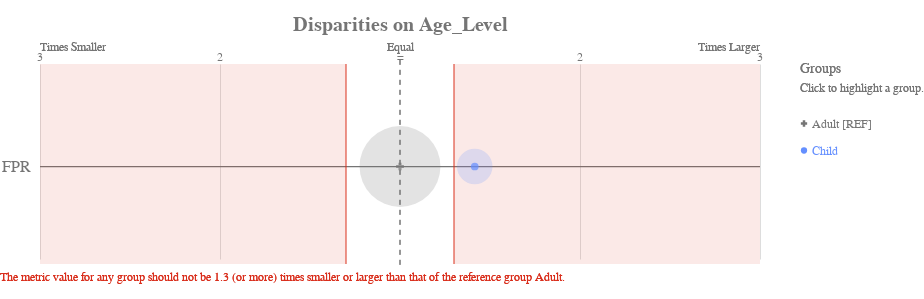

The notebook cell this image was saved under:
### Code cell
dfAequitas['score'] = kn.predict(X_test)

# get_crosstabs returns a dataframe of the group counts and group value bias metrics.
xtab, _ = g.get_crosstabs(dfAequitas, attr_cols=attributes_to_audit)
bdf = b.get_disparity_predefined_groups(xtab, original_df=dfAequitas, ref_groups_dict=attributes_and_reference_groups)

ap.disparity(bdf, metrics, 'Age_Level', fairness_threshold = disparity_tolerance)

### Figure 1 — Vega-Lite specification as saved in the notebook (floating-point values rounded to 4 significant figures)
{"config": {"view": {"continuousWidth": 400, "continuousHeight": 300, "strokeWidth": 0}, "axisLeft": {"labelColor": "rgb(117,117,117)", "labelFont": "Arial", "labelFontSize": 16}, "title": {"align": "center", "baseline": "middle", "color": "rgb(117,117,117)", "font": "Arial", "fontSize": 20, "fontWeight": "bold"}}, "layer": [{"data": {"name": "data-38121450c6697f570e9bf3f18efe866c"}, "mark": {"type": "rule", "stroke": "rgb(117,117,117)", "strokeWidth": 1.25, "tooltip": ""}, "encoding": {"x": {"type": "quantitative", "field": "x", "scale": {"domain": [-2, 2], "range": [40.0, 760.0]}}, "x2": {"field": "x2"}, "y": {"type": "nominal", "axis": {"domain": false, "labelAngle": 0, "labelPadding": -30, "orient": "left", "ticks": false, "title": ""}, "field": "metric", "scale": {"domain": ["FPR"], "range": [30, 225.0]}}}}, {"data": {"name": "data-79dd248bdaa0ea02c535240e8ad022c8"}, "mark": {"type": "rule", "stroke": "rgb(117,117,117)", "strokeDash": [5, 5], "strokeWidth": 1}, "encoding": {"tooltip": {"value": "Adult [REF]"}, "x": {"value": 400.0}, "y": {"value": 20.83}, "y2": {"value": 229.2}}}, {"data": {"name": "data-c233327f4cd9b4c2df31bf8015c83e4a"}, "mark": {"type": "text", "align": "center", "color": "rgb(117,117,117)", "font": "Arial", "fontSize": 12, "fontWeight": "normal", "tooltip": ""}, "encoding": {"text": {"type": "nominal", "field": "label"}, "x": {"type": "quantitative", "field": "value", "scale": {"domain": [-2, 2], "range": [40.0, 760.0]}}, "y": {"value": 17.5}}}, {"layer": [{"mark": {"type": "text", "align": "left", "fill": "rgb(117,117,117)", "font": "Arial", "fontSize": 12, "fontWeight": "normal", "tooltip": ""}, "encoding": {"text": {"value": "Times Smaller"}, "x": {"value": 40.0}, "y": {"value": 7.5}}}, {"mark": {"type": "text", "align": "right", "fill": "rgb(117,117,117)", "font": "Arial", "fontSize": 12, "fontWeight": "normal", "tooltip": ""}, "encoding": {"text": {"value": "Times Larger"}, "x": {"value": 760.0}, "y": {"value": 7.5}}}, {"mark": {"type": "text", "align": "center", "fill": "rgb(117,117,117)", "font": "Arial", "fontSize": 12, "fontWeight": "normal", "tooltip": ""}, "encoding": {"text": {"value": "Equal"}, "x": {"value": 400.0}, "y": {"value": 7.5}}}], "data": {"name": "data-79dd248bdaa0ea02c535240e8ad022c8"}}, {"layer": [{"mark": {"type": "rule", "opacity": 0.8, "stroke": "rgb(217, 46, 28)", "strokeWidth": 1.25, "tooltip": ""}, "encoding": {"x": {"type": "quantitative", "field": "min", "scale": {"domain": [-2, 2], "range": [40.0, 760.0]}}, "y": {"value": 25.0}, "y2": {"value": 225.0}}}, {"mark": {"type": "rule", "opacity": 0.8, "stroke": "rgb(217, 46, 28)", "strokeWidth": 1.25, "tooltip": ""}, "encoding": {"x": {"type": "quantitative", "field": "max", "scale": {"domain": [-2, 2], "range": [40.0, 760.0]}}, "y": {"value": 25.0}, "y2": {"value": 225.0}}}, {"layer": [{"mark": {"type": "rect", "fill": "rgb(217, 46, 28)", "opacity": 0.1, "tooltip": ""}, "encoding": {"x": {"type": "quantitative", "field": "min", "scale": {"domain": [-2, 2], "range": [40.0, 760.0]}}, "x2": {"field": "lower_end"}, "y": {"value": 25.0}, "y2": {"value": 225.0}}}, {"mark": {"type": "rect", "fill": "rgb(217, 46, 28)", "opacity": 0.1, "tooltip": ""}, "encoding": {"x": {"type": "quantitative", "field": "max", "scale": {"domain": [-2, 2], "range": [40.0, 760.0]}}, "x2": {"field": "upper_end"}, "y": {"value": 25.0}, "y2": {"value": 225.0}}}]}, {"data": {"name": "data-79dd248bdaa0ea02c535240e8ad022c8"}, "mark": {"type": "text", "align": "left", "baseline": "top", "fill": "rgb(217, 46, 28)", "font": "Arial", "fontSize": 12, "fontWeight": "normal", "tooltip": ""}, "encoding": {"text": {"value": "The metric value for any group should not be 1.3 (or more) times smaller or larger than that of the reference group Adult."}, "x": {"value": 0}, "y": {"value": 233.3}}}], "data": {"name": "data-68125cfc4fc9557defd07e8d14c561c8"}}, {"layer": [{"mark": "circle"}, {"data": {"name": "data-0b025cc63d1dbed7182f27fee1c40f86"}, "mark": {"type": "circle", "opacity": 0.2}, "encoding": {"color": {"condition": {"type": "nominal", "field": "attribute_value", "legend": null, "scale": {"domain": ["Adult", "Child"], "range": ["rgb(117,117,117)", "rgb(100, 143, 255)", "rgb(254, 97, 0)", "rgb(220, 38, 127)", "rgb(255, 176, 0)", "rgb(120, 94, 240)"]}, "selection": "selector029"}, "value": "rgb(224,224,224)"}, "size": {"type": "quantitative", "field": "group_size", "legend": null, "scale": {"domain": [0, 224.4], "range": [0, 7854.0]}}, "tooltip": [{"type": "nominal", "field": "attribute_value", "title": "Group"}, {"type": "nominal", "field": "tooltip_group_size", "title": "Group Size"}, {"type": "nominal", "field": "tooltip_disparity_explanation_fpr", "title": "Disparity"}, {"type": "quantitative", "field": "fpr", "format": ".2f", "title": "FPR"}], "x": {"type": "quantitative", "axis": {"domain": false, "labels": false, "ticks": false, "title": null, "values": [1, 2, -2, -1]}, "field": "fpr_disparity_scaled", "scale": {"domain": [-2, 2], "range": [40.0, 760.0]}}, "y": {"type": "nominal", "axis": {"domain": false, "grid": false, "labels": false, "ticks": false, "title": " "}, "field": "metric_variable", "scale": {"domain": ["FPR"], "range": [30, 225.0]}}}, "selection": {"selector031": {"type": "multi", "empty": "all", "fields": ["attribute_value"]}}, "transform": [{"calculate": "'FPR'", "as": "metric_variable"}]}, {"layer": [{"mark": "point"}, {"data": {"name": "data-0b025cc63d1dbed7182f27fee1c40f86"}, "mark": {"type": "point", "filled": true, "size": 60}, "encoding": {"color": {"condition": {"type": "nominal", "field": "attribute_value", "legend": null, "scale": {"domain": ["Adult", "Child"], "range": ["rgb(117,117,117)", "rgb(100, 143, 255)", "rgb(254, 97, 0)", "rgb(220, 38, 127)", "rgb(255, 176, 0)", "rgb(120, 94, 240)"]}, "selection": "selector029"}, "value": "rgb(224,224,224)"}, "shape": {"type": "nominal", "field": "attribute_value", "legend": null, "scale": {"domain": ["Adult", "Child"], "range": ["cross", "circle"]}}, "tooltip": [{"type": "nominal", "field": "attribute_value", "title": "Group"}, {"type": "nominal", "field": "tooltip_group_size", "title": "Group Size"}, {"type": "nominal", "field": "tooltip_disparity_explanation_fpr", "title": "Disparity"}, {"type": "quantitative", "field": "fpr", "format": ".2f", "title": "FPR"}], "x": {"type": "quantitative", "axis": {"domain": false, "labels": false, "ticks": false, "title": null, "values": [1, 2, -2, -1]}, "field": "fpr_disparity_scaled", "scale": {"domain": [-2, 2], "range": [40.0, 760.0]}}, "y": {"type": "nominal", "axis": {"domain": false, "grid": false, "labels": false, "ticks": false, "title": " "}, "field": "metric_variable", "scale": {"domain": ["FPR"], "range": [30, 225.0]}}}, "selection": {"selector030": {"type": "multi", "empty": "all", "fields": ["attribute_value"]}}, "transform": [{"calculate": "'FPR'", "as": "metric_variable"}]}]}]}, {"layer": [{"mark": {"type": "point", "filled": true, "opacity": 1, "size": 39.48}, "encoding": {"color": {"condition": {"type": "nominal", "field": "attribute_value", "legend": null, "scale": {"domain": ["Adult", "Child"], "range": ["rgb(117,117,117)", "rgb(100, 143, 255)", "rgb(254, 97, 0)", "rgb(220, 38, 127)", "rgb(255, 176, 0)", "rgb(120, 94, 240)"]}, "selection": "selector029"}, "value": "rgb(224,224,224)"}, "shape": {"type": "nominal", "field": "attribute_value", "legend": null, "scale": {"domain": ["Adult", "Child"], "range": ["cross", "circle"]}}, "x": {"value": 804}, "y": {"type": "nominal", "axis": {"domain": false, "grid": false, "labels": false, "ticks": false, "title": " "}, "field": "attribute_value", "scale": {"domain": ["Adult", "Child"], "range": [71, 125]}}}, "selection": {"selector029": {"type": "multi", "empty": "all", "fields": ["attribute_value"]}}}, {"mark": {"type": "text", "align": "left", "baseline": "middle", "font": "Arial", "fontSize": 12, "fontWeight": "normal"}, "encoding": {"color": {"condition": {"type": "nominal", "field": "attribute_value", "legend": null, "scale": {"domain": ["Adult", "Child"], "range": ["rgb(117,117,117)", "rgb(100, 143, 255)", "rgb(254, 97, 0)", "rgb(220, 38, 127)", "rgb(255, 176, 0)", "rgb(120, 94, 240)"]}, "selection": "selector029"}, "value": "rgb(224,224,224)"}, "text": {"type": "nominal", "field": "label"}, "x": {"value": 812}, "y": {"type": "nominal", "axis": {"domain": false, "grid": false, "labels": false, "ticks": false, "title": " "}, "field": "attribute_value", "scale": {"domain": ["Adult", "Child"], "range": [71, 125]}}}, "selection": {"selector032": {"type": "multi", "empty": "all", "fields": ["attribute_value"]}}}, {"data": {"name": "data-79dd248bdaa0ea02c535240e8ad022c8"}, "mark": {"type": "text", "align": "left", "baseline": "middle", "color": "rgb(117,117,117)", "font": "Arial", "fontSize": 12, "fontWeight": "normal"}, "encoding": {"text": {"value": "Click to highlight a group."}, "x": {"value": 800}, "y": {"value": 49}}}, {"data": {"name": "data-79dd248bdaa0ea02c535240e8ad022c8"}, "mark": {"type": "text", "align": "left", "baseline": "middle", "color": "rgb(117,117,117)", "font": "Arial", "fontSize": 14, "fontWeight": "normal"}, "encoding": {"text": {"value": "Groups"}, "x": {"value": 800}, "y": {"value": 30}}}], "data": {"name": "data-c443f07771dfdb70b5700726643396b0"}}], "height": 250, "padding": {"top": 15, "bottom": 10}, "resolve": {"scale": {"size": "independent", "y": "independent"}}, "title": "Disparities on Age_Level", "width": 800, "$schema": "https://vega.github.io/schema/vega-lite/v4.8.1.json", "datasets": {"data-38121450c6697f570e9bf3f18efe866c": [{"metric": "FPR", "x": -2, "x2": 2}], "data-79dd248bdaa0ea02c535240e8ad022c8": [{"a": 1, "b": 0}, {"a": 1, "b": 0}], "data-c233327f4cd9b4c2df31bf8015c83e4a": [{"value": 1, "label": 2}, {"value": 2, "label": 3}, {"value": -2, "label": 3}, {"value": -1, "label": 2}, {"value": 0, "label": "="}], "data-68125cfc4fc9557defd07e8d14c561c8": [{"min": -0.3, "max": 0.3, "lower_end": -2, "upper_end": 2}], "data-0b025cc63d1dbed7182f27fee1c40f86": [{"attribute_name": "Age_Level", "attribute_value": "Adult", "group_size": 187, "total_entities": 223, "fpr": 0.157, "fpr_disparity": 1.0, "fpr_disparity_scaled": 0.0, "tooltip_group_size": "187 (83.86%)", "tooltip_disparity_explanation_fpr": "Reference group"}, {"attribute_name": "Age_Level", "attribute_value": "Child", "group_size": 36, "total_entities": 223, "fpr": 0.2222, "fpr_disparity": 1.415, "fpr_disparity_scaled": 0.4152, "tooltip_group_size": "36 (16.14%)", "tooltip_disparity_explanation_fpr": "1.42 times larger FPR than the reference group"}], "data-c443f07771dfdb70b5700726643396b0": [{"attribute_value": "Adult", "label": "Adult [REF]"}, {"attribute_value": "Child", "label": "Child"}]}}
